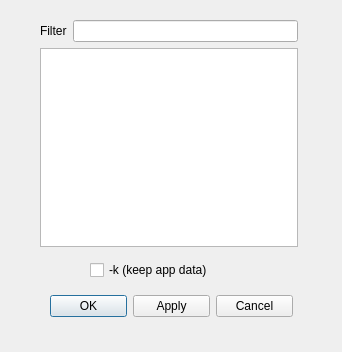
<?xml version="1.0" encoding="UTF-8"?>
<ui version="4.0">
 <class>uninstallDialog</class>
 <widget class="QDialog" name="uninstallDialog">
  <property name="geometry">
   <rect>
    <x>0</x>
    <y>0</y>
    <width>342</width>
    <height>352</height>
   </rect>
  </property>
  <property name="windowTitle">
   <string>Uninstall APK</string>
  </property>
  <widget class="QCheckBox" name="keepBox">
   <property name="geometry">
    <rect>
     <x>90</x>
     <y>260</y>
     <width>161</width>
     <height>20</height>
    </rect>
   </property>
   <property name="toolTip">
    <string>keep application data</string>
   </property>
   <property name="text">
    <string>-k (keep app data)</string>
   </property>
  </widget>
  <widget class="QLabel" name="port">
   <property name="geometry">
    <rect>
     <x>510</x>
     <y>234</y>
     <width>59</width>
     <height>16</height>
    </rect>
   </property>
   <property name="text">
    <string>port</string>
   </property>
  </widget>
  <widget class="QLabel" name="daddr">
   <property name="geometry">
    <rect>
     <x>510</x>
     <y>250</y>
     <width>59</width>
     <height>20</height>
    </rect>
   </property>
   <property name="text">
    <string>daddr</string>
   </property>
  </widget>
  <widget class="QWidget" name="">
   <property name="geometry">
    <rect>
     <x>50</x>
     <y>290</y>
     <width>243</width>
     <height>32</height>
    </rect>
   </property>
   <layout class="QHBoxLayout" name="horizontalLayout">
    <item>
     <widget class="QPushButton" name="pushButton">
      <property name="toolTip">
       <string>&lt;html&gt;&lt;head/&gt;&lt;body&gt;&lt;p&gt;Uninstall APK&lt;/p&gt;&lt;/body&gt;&lt;/html&gt;</string>
      </property>
      <property name="text">
       <string>OK</string>
      </property>
     </widget>
    </item>
    <item>
     <widget class="QPushButton" name="applyButton">
      <property name="toolTip">
       <string>&lt;html&gt;&lt;head/&gt;&lt;body&gt;&lt;p&gt;Apply filter to apk list&lt;/p&gt;&lt;/body&gt;&lt;/html&gt;</string>
      </property>
      <property name="text">
       <string>Apply</string>
      </property>
     </widget>
    </item>
    <item>
     <widget class="QPushButton" name="pushButton_2">
      <property name="text">
       <string>Cancel</string>
      </property>
     </widget>
    </item>
   </layout>
  </widget>
  <widget class="QWidget" name="">
   <property name="geometry">
    <rect>
     <x>40</x>
     <y>20</y>
     <width>258</width>
     <height>227</height>
    </rect>
   </property>
   <layout class="QVBoxLayout" name="verticalLayout_2">
    <item>
     <layout class="QHBoxLayout" name="horizontalLayout_2">
      <item>
       <widget class="QLabel" name="label_2">
        <property name="text">
         <string>Filter</string>
        </property>
       </widget>
      </item>
      <item>
       <widget class="QLineEdit" name="lineEdit"/>
      </item>
     </layout>
    </item>
    <item>
     <widget class="QListWidget" name="unlistWidget"/>
    </item>
   </layout>
  </widget>
 </widget>
 <resources/>
 <connections>
  <connection>
   <sender>pushButton_2</sender>
   <signal>clicked()</signal>
   <receiver>uninstallDialog</receiver>
   <slot>reject()</slot>
   <hints>
    <hint type="sourcelabel">
     <x>90</x>
     <y>261</y>
    </hint>
    <hint type="destinationlabel">
     <x>151</x>
     <y>148</y>
    </hint>
   </hints>
  </connection>
  <connection>
   <sender>pushButton</sender>
   <signal>clicked()</signal>
   <receiver>uninstallDialog</receiver>
   <slot>accept()</slot>
   <hints>
    <hint type="sourcelabel">
     <x>200</x>
     <y>261</y>
    </hint>
    <hint type="destinationlabel">
     <x>277</x>
     <y>152</y>
    </hint>
   </hints>
  </connection>
  <connection>
   <sender>unlistWidget</sender>
   <signal>itemDoubleClicked(QListWidgetItem*)</signal>
   <receiver>uninstallDialog</receiver>
   <slot>accept()</slot>
   <hints>
    <hint type="sourcelabel">
     <x>417</x>
     <y>125</y>
    </hint>
    <hint type="destinationlabel">
     <x>288</x>
     <y>138</y>
    </hint>
   </hints>
  </connection>
 </connections>
</ui>
